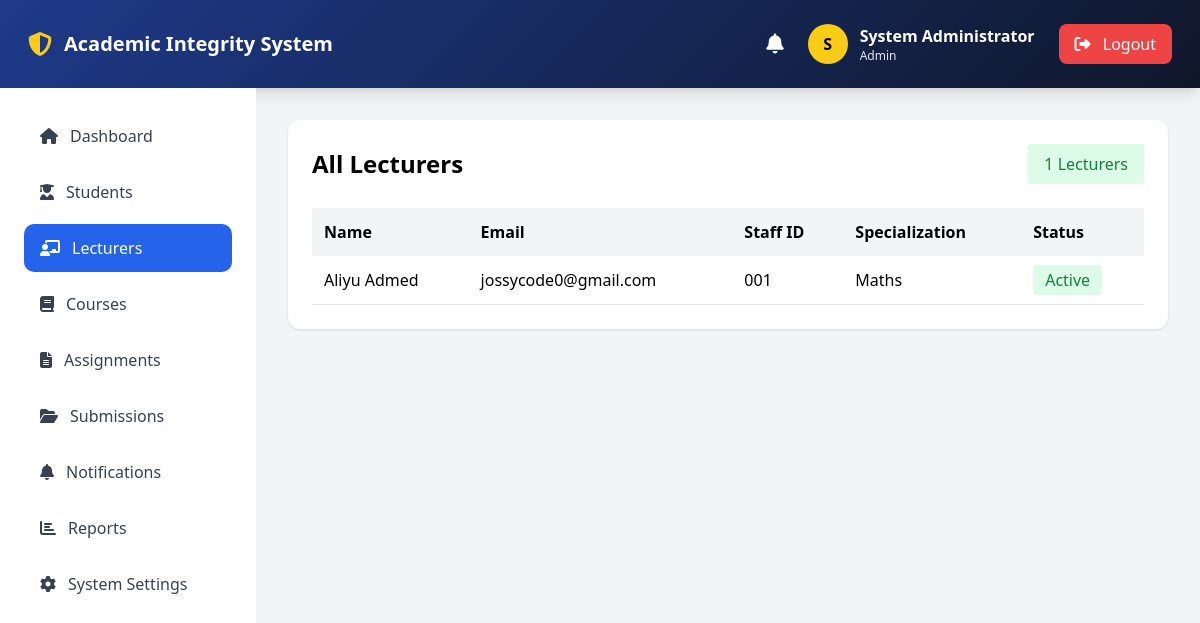
The app's page /admin/lecturers (signed in) with its own data.
### app/models.py (models this page shows, shortened)
class User(UserMixin, db.Model):
    __tablename__ = 'users'
    id = db.Column(db.Integer, primary_key=True)
    username = db.Column(db.String(50), unique=True, nullable=False)
    email = db.Column(db.String(100), unique=True, nullable=False)
    password_hash = db.Column(db.String(255), nullable=False)
    first_name = db.Column(db.String(50), nullable=False)
    last_name = db.Column(db.String(50), nullable=False)
    role = db.Column(db.String(20), default='student')
    department = db.Column(db.String(100))
    faculty = db.Column(db.String(100))
    created_at = db.Column(db.DateTime, default=datetime.utcnow)
    updated_at = db.Column(db.DateTime, default=datetime.utcnow, onupdate=datetime.utcnow)
    last_login = db.Column(db.DateTime)
    is_active = db.Column(db.Boolean, default=True)
    student_profile = db.relationship('Student', backref='user', uselist=False, cascade='all, delete-orphan')
    lecturer_profile = db.relationship('Lecturer', backref='user', uselist=False, cascade='all, delete-orphan')
    @property
    def full_name(self):
        return f"{self.first_name} {self.last_name}"

class Lecturer(db.Model):
    __tablename__ = 'lecturers'
    id = db.Column(db.Integer, primary_key=True)
    user_id = db.Column(db.Integer, db.ForeignKey('users.id'), nullable=False)
    staff_id = db.Column(db.String(20), unique=True, nullable=False)
    specialization = db.Column(db.String(100))
    courses = db.relationship('Course', backref='lecturer', lazy=True)

### app/admin/routes.py (the view)
@admin_bp.route("/lecturers")
@login_required
def lecturers():
    if current_user.role != "admin":
        flash("Access denied.", "danger")
        return redirect(url_for("auth.login"))
    lecturers = Lecturer.query.order_by(Lecturer.id.desc()).all()
    return render_template(
        "admin/lecturers.html",
        lecturers=lecturers
    )

### app/__init__.py (called while the page is built)
@login_manager.user_loader
def load_user(user_id):
    from app.models import User
    return User.query.get(int(user_id))

### app/templates/admin/lecturers.html (shortened to what this page needs)
{% extends "base.html" %}
{% block content %}
<div class="bg-white rounded-xl shadow p-6">
<div class="flex justify-between items-center mb-6">
<h1 class="text-2xl font-bold">
All Lecturers
</h1>
<span class="bg-green-100 text-green-700 px-4 py-2 rounded">
{{ lecturers|length }} Lecturers
</span>
</div>
<div class="overflow-x-auto">
<table class="w-full">
<thead class="bg-gray-100">
<tr>
<th class="p-3 text-left">
Name
</th>
<th class="p-3 text-left">
Email
</th>
<th class="p-3 text-left">
Staff ID
</th>
<th class="p-3 text-left">
Specialization
</th>
<th class="p-3 text-left">
Status
</th>
</tr>
</thead>
<tbody>
{% for lecturer in lecturers %}
<tr class="border-b hover:bg-gray-50">
<td class="p-3">
{{ lecturer.user.full_name }}
</td>
<td class="p-3">
{{ lecturer.user.email }}
</td>
<td class="p-3">
{{ lecturer.staff_id }}
</td>
<td class="p-3">
{{ lecturer.specialization }}
</td>
<td class="p-3">
{% if lecturer.user.is_active %}
<span class="bg-green-100 text-green-700 px-3 py-1 rounded">
Active
</span>
{% else %}
<span class="bg-red-100 text-red-700 px-3 py-1 rounded">
Inactive
</span>
{% endif %}
</td>
</tr>
{% endfor %}
</tbody>
</table>
</div>
</div>
{% endblock %}

### app/templates/includes/navbar.html (shortened to what this page needs)
<nav class="gradient-bg shadow-lg p-2 md:p-3">
    <div class="px-4 h-16 flex justify-between items-center">
        <div class="flex items-center gap-3">
            <i class="fas fa-shield-alt text-yellow-400 text-2xl"></i>
            <span class="text-white text-xl font-bold">
                Academic Integrity System
            </span>
        </div>
        {% if current_user.is_authenticated %}
        <div class="flex items-center gap-6">
            <a href="{{ url_for('notifications.index') }}"
               class="relative text-white hover:text-yellow-400">
                <i class="fas fa-bell text-xl"></i>
            </a>
            <div class="flex items-center gap-3">
                <div class="h-10 w-10 rounded-full
                bg-yellow-400 text-black
                flex items-center justify-center
                font-bold">
                    {{ current_user.first_name[0] }}
                </div>
                <div class="text-white">
                    <p class="font-semibold">
                        {{ current_user.full_name }}
                    </p>
                    <p class="text-xs text-gray-200">
                        {{ current_user.role|title }}
                    </p>
                </div>
            </div>
            <a href="{{ url_for('auth.logout') }}"
               class="bg-red-500 hover:bg-red-600
               px-4 py-2 rounded-lg text-white">
                <i class="fas fa-sign-out-alt mr-2"></i>
                Logout
            </a>
        </div>
        {% endif %}
    </div>
</nav>

### app/templates/base.html (style rules this page uses)
.gradient-bg { background: linear-gradient(135deg, #1e3a8a, #0f172a); }

### records on screen
User: first_name "S", full_name "System Administrator", role "Admin"
Lecturer: user.full_name "Aliyu Admed", user.email "jossycode0@gmail.com", staff_id "001", specialization "Maths"

### other values on screen
{{ lecturers|length }} "1"
